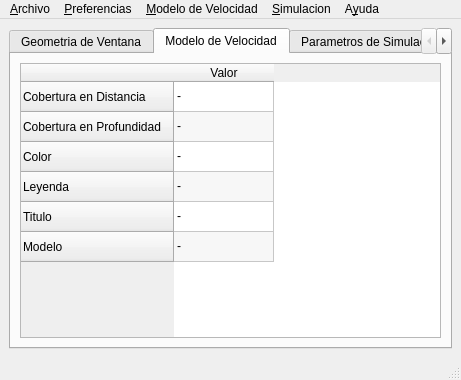
<ui version="4.0" >
 <class>MainWindow</class>
 <widget class="QMainWindow" name="MainWindow" >
  <property name="geometry" >
   <rect>
    <x>0</x>
    <y>0</y>
    <width>461</width>
    <height>380</height>
   </rect>
  </property>
  <property name="windowTitle" >
   <string>MainWindow</string>
  </property>
  <widget class="QWidget" name="centralwidget" >
   <layout class="QGridLayout" name="gridLayout_3" >
    <item row="0" column="0" >
     <widget class="QTabWidget" name="tabWidget" >
      <property name="sizePolicy" >
       <sizepolicy vsizetype="Expanding" hsizetype="Expanding" >
        <horstretch>0</horstretch>
        <verstretch>0</verstretch>
       </sizepolicy>
      </property>
      <property name="currentIndex" >
       <number>1</number>
      </property>
      <widget class="QWidget" name="tab_3" >
       <attribute name="title" >
        <string>Geometria de Ventana</string>
       </attribute>
       <layout class="QGridLayout" name="gridLayout_4" >
        <item row="0" column="0" >
         <widget class="QTableWidget" name="tableWidget_3" >
          <property name="sizePolicy" >
           <sizepolicy vsizetype="Expanding" hsizetype="Expanding" >
            <horstretch>0</horstretch>
            <verstretch>0</verstretch>
           </sizepolicy>
          </property>
          <property name="editTriggers" >
           <set>QAbstractItemView::NoEditTriggers</set>
          </property>
          <property name="tabKeyNavigation" >
           <bool>false</bool>
          </property>
          <property name="alternatingRowColors" >
           <bool>true</bool>
          </property>
          <property name="showGrid" >
           <bool>true</bool>
          </property>
          <row>
           <property name="text" >
            <string>Ancho de Modelo</string>
           </property>
          </row>
          <row>
           <property name="text" >
            <string>Altura de Modelo</string>
           </property>
          </row>
          <row>
           <property name="text" >
            <string>Cord. X Modelo</string>
           </property>
          </row>
          <row>
           <property name="text" >
            <string>Cord. Y Modelo</string>
           </property>
          </row>
          <row>
           <property name="text" >
            <string>Ancho</string>
           </property>
          </row>
          <row>
           <property name="text" >
            <string>Altura</string>
           </property>
          </row>
          <row>
           <property name="text" >
            <string>Cord. X</string>
           </property>
          </row>
          <row>
           <property name="text" >
            <string>Cord. Y</string>
           </property>
          </row>
          <column>
           <property name="text" >
            <string>Valor</string>
           </property>
          </column>
          <item row="0" column="0" >
           <property name="text" >
            <string>-</string>
           </property>
          </item>
          <item row="1" column="0" >
           <property name="text" >
            <string>-</string>
           </property>
          </item>
          <item row="2" column="0" >
           <property name="text" >
            <string>-</string>
           </property>
          </item>
          <item row="3" column="0" >
           <property name="text" >
            <string>-</string>
           </property>
          </item>
          <item row="4" column="0" >
           <property name="text" >
            <string>-</string>
           </property>
          </item>
          <item row="5" column="0" >
           <property name="text" >
            <string>-</string>
           </property>
          </item>
          <item row="6" column="0" >
           <property name="text" >
            <string>-</string>
           </property>
          </item>
          <item row="7" column="0" >
           <property name="text" >
            <string>-</string>
           </property>
          </item>
         </widget>
        </item>
       </layout>
      </widget>
      <widget class="QWidget" name="tab_2" >
       <attribute name="title" >
        <string>Modelo de Velocidad</string>
       </attribute>
       <layout class="QGridLayout" name="gridLayout" >
        <item row="0" column="0" >
         <widget class="QTableWidget" name="tableWidget_2" >
          <property name="editTriggers" >
           <set>QAbstractItemView::NoEditTriggers</set>
          </property>
          <property name="tabKeyNavigation" >
           <bool>false</bool>
          </property>
          <property name="alternatingRowColors" >
           <bool>true</bool>
          </property>
          <row>
           <property name="text" >
            <string>Cobertura en Distancia</string>
           </property>
          </row>
          <row>
           <property name="text" >
            <string>Cobertura en Profundidad</string>
           </property>
          </row>
          <row>
           <property name="text" >
            <string>Color</string>
           </property>
          </row>
          <row>
           <property name="text" >
            <string>Leyenda</string>
           </property>
          </row>
          <row>
           <property name="text" >
            <string>Titulo</string>
           </property>
          </row>
          <row>
           <property name="text" >
            <string>Modelo</string>
           </property>
          </row>
          <column>
           <property name="text" >
            <string>Valor</string>
           </property>
          </column>
          <item row="0" column="0" >
           <property name="text" >
            <string>-</string>
           </property>
          </item>
          <item row="1" column="0" >
           <property name="text" >
            <string>-</string>
           </property>
          </item>
          <item row="2" column="0" >
           <property name="text" >
            <string>-</string>
           </property>
          </item>
          <item row="3" column="0" >
           <property name="text" >
            <string>-</string>
           </property>
          </item>
          <item row="4" column="0" >
           <property name="text" >
            <string>-</string>
           </property>
          </item>
          <item row="5" column="0" >
           <property name="text" >
            <string>-</string>
           </property>
          </item>
         </widget>
        </item>
       </layout>
      </widget>
      <widget class="QWidget" name="tab" >
       <attribute name="title" >
        <string>Parametros de Simulacion</string>
       </attribute>
       <layout class="QGridLayout" name="gridLayout_2" >
        <item row="0" column="0" >
         <widget class="QTableWidget" name="tableWidget" >
          <property name="enabled" >
           <bool>true</bool>
          </property>
          <property name="editTriggers" >
           <set>QAbstractItemView::NoEditTriggers</set>
          </property>
          <property name="alternatingRowColors" >
           <bool>true</bool>
          </property>
          <row>
           <property name="text" >
            <string>Distancia</string>
           </property>
          </row>
          <row>
           <property name="text" >
            <string>Profundidad</string>
           </property>
          </row>
          <row>
           <property name="text" >
            <string>Frecuencia Pico</string>
           </property>
          </row>
          <row>
           <property name="text" >
            <string>Frecuencia Maxima</string>
           </property>
          </row>
          <row>
           <property name="text" >
            <string>Titulo de Ventana</string>
           </property>
          </row>
          <row>
           <property name="text" >
            <string>Titula</string>
           </property>
          </row>
          <row>
           <property name="text" >
            <string>Tiempo (segs)</string>
           </property>
          </row>
          <row>
           <property name="text" >
            <string>Factor de Intensidad</string>
           </property>
          </row>
          <column>
           <property name="text" >
            <string>Valor</string>
           </property>
          </column>
          <item row="0" column="0" >
           <property name="text" >
            <string>-</string>
           </property>
          </item>
          <item row="1" column="0" >
           <property name="text" >
            <string>-</string>
           </property>
          </item>
          <item row="2" column="0" >
           <property name="text" >
            <string>-</string>
           </property>
          </item>
          <item row="3" column="0" >
           <property name="text" >
            <string>-</string>
           </property>
          </item>
          <item row="4" column="0" >
           <property name="text" >
            <string>-</string>
           </property>
          </item>
          <item row="5" column="0" >
           <property name="text" >
            <string>-</string>
           </property>
          </item>
          <item row="6" column="0" >
           <property name="text" >
            <string>-</string>
           </property>
          </item>
          <item row="7" column="0" >
           <property name="text" >
            <string>-</string>
           </property>
          </item>
         </widget>
        </item>
       </layout>
      </widget>
     </widget>
    </item>
   </layout>
  </widget>
  <widget class="QMenuBar" name="menubar" >
   <property name="geometry" >
    <rect>
     <x>0</x>
     <y>0</y>
     <width>461</width>
     <height>22</height>
    </rect>
   </property>
   <widget class="QMenu" name="menuPreferences" >
    <property name="title" >
     <string>&amp;Preferencias</string>
    </property>
    <addaction name="actionSizeSettings" />
   </widget>
   <widget class="QMenu" name="menuFile" >
    <property name="title" >
     <string>&amp;Archivo</string>
    </property>
    <addaction name="actionNew" />
    <addaction name="actionOpen" />
    <addaction name="actionSave" />
    <addaction name="actionSaveAs" />
    <addaction name="actionExit" />
   </widget>
   <widget class="QMenu" name="menuVelocityModel" >
    <property name="title" >
     <string>&amp;Modelo de Velocidad</string>
    </property>
    <addaction name="actionLoadModel" />
    <addaction name="actionModelParams" />
    <addaction name="actionPreview" />
   </widget>
   <widget class="QMenu" name="menuHelp" >
    <property name="title" >
     <string>A&amp;yuda</string>
    </property>
    <addaction name="actionAbout" />
   </widget>
   <widget class="QMenu" name="menuSimulation" >
    <property name="title" >
     <string>&amp;Simulacion</string>
    </property>
    <addaction name="actionSimParams" />
    <addaction name="actionRun" />
    <addaction name="actionViewTraces" />
   </widget>
   <addaction name="menuFile" />
   <addaction name="menuPreferences" />
   <addaction name="menuVelocityModel" />
   <addaction name="menuSimulation" />
   <addaction name="menuHelp" />
  </widget>
  <widget class="QStatusBar" name="statusbar" />
  <action name="actionSizeSettings" >
   <property name="text" >
    <string>&amp;Tamaño de Ventanas</string>
   </property>
   <property name="shortcut" >
    <string>Ctrl+G</string>
   </property>
  </action>
  <action name="actionExit" >
   <property name="text" >
    <string>&amp;Salir</string>
   </property>
  </action>
  <action name="actionModelParams" >
   <property name="text" >
    <string>&amp;Parametros del Modelo</string>
   </property>
   <property name="shortcut" >
    <string>Ctrl+M</string>
   </property>
  </action>
  <action name="actionPreview" >
   <property name="text" >
    <string>&amp;Vista Previa</string>
   </property>
   <property name="shortcut" >
    <string>Ctrl+P</string>
   </property>
  </action>
  <action name="actionEditModel" >
   <property name="text" >
    <string>&amp;Editar Modelo</string>
   </property>
   <property name="shortcut" >
    <string>Ctrl+E</string>
   </property>
  </action>
  <action name="actionSimParams" >
   <property name="text" >
    <string>&amp;Parametros de Simulacion</string>
   </property>
   <property name="shortcut" >
    <string>Ctrl+I</string>
   </property>
  </action>
  <action name="actionRun" >
   <property name="text" >
    <string>&amp;Ver Simulacion</string>
   </property>
   <property name="shortcut" >
    <string>Ctrl+R</string>
   </property>
  </action>
  <action name="actionNew" >
   <property name="text" >
    <string>Nuevo</string>
   </property>
   <property name="shortcut" >
    <string>Ctrl+N</string>
   </property>
  </action>
  <action name="actionSaveAs" >
   <property name="text" >
    <string>G&amp;uardar como</string>
   </property>
  </action>
  <action name="actionSave" >
   <property name="text" >
    <string>Guardar</string>
   </property>
   <property name="shortcut" >
    <string>Ctrl+S</string>
   </property>
  </action>
  <action name="actionAbout" >
   <property name="text" >
    <string>&amp;Sobre Viper</string>
   </property>
  </action>
  <action name="actionOpen" >
   <property name="text" >
    <string>&amp;Abrir</string>
   </property>
   <property name="shortcut" >
    <string>Ctrl+A</string>
   </property>
  </action>
  <action name="actionCreateModel" >
   <property name="text" >
    <string>Crear Modelo</string>
   </property>
  </action>
  <action name="actionLoadModel" >
   <property name="text" >
    <string>Cargar Modelo</string>
   </property>
   <property name="shortcut" >
    <string>Ctrl+O</string>
   </property>
  </action>
  <action name="actionViewTraces" >
   <property name="text" >
    <string>Ver &amp;Registro</string>
   </property>
   <property name="shortcut" >
    <string>Ctrl+L</string>
   </property>
  </action>
 </widget>
 <resources/>
 <connections>
  <connection>
   <sender>actionExit</sender>
   <signal>triggered()</signal>
   <receiver>MainWindow</receiver>
   <slot>close()</slot>
   <hints>
    <hint type="sourcelabel" >
     <x>-1</x>
     <y>-1</y>
    </hint>
    <hint type="destinationlabel" >
     <x>168</x>
     <y>171</y>
    </hint>
   </hints>
  </connection>
 </connections>
</ui>
